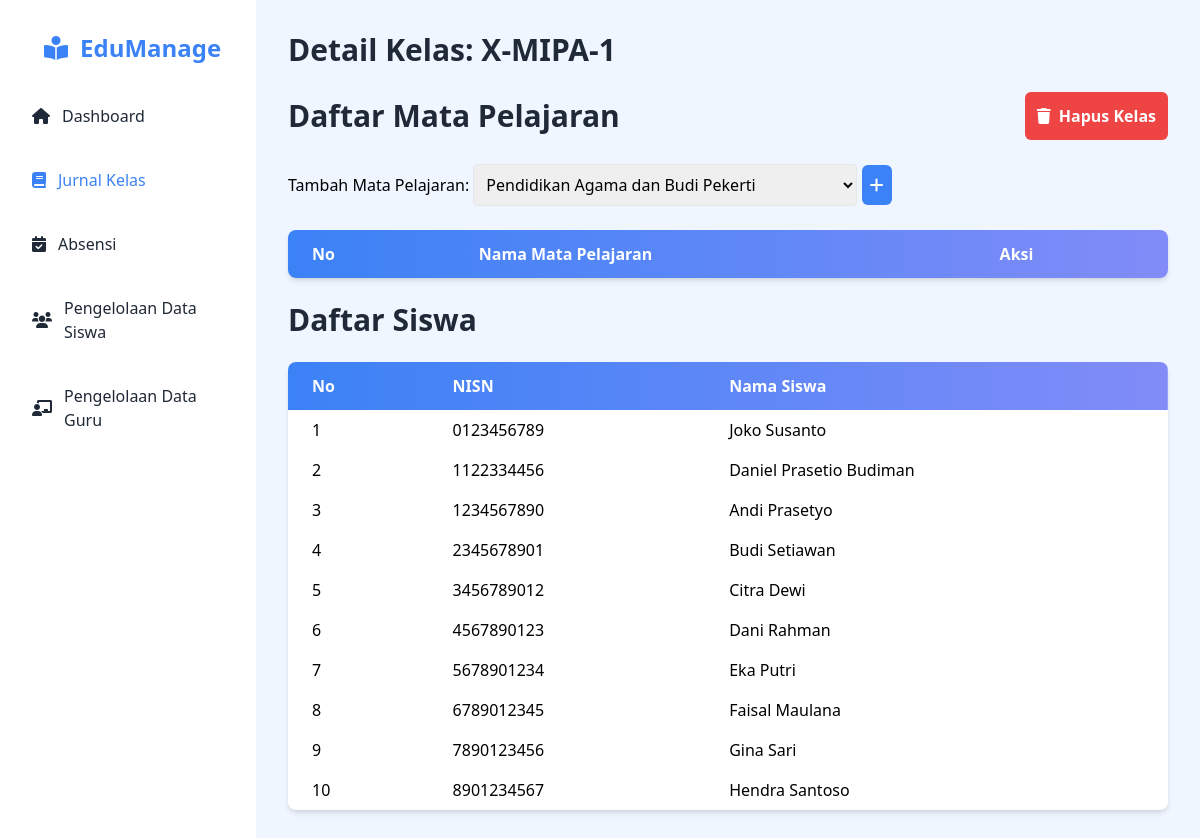
The app's page /index.php/jurnal/detail_kepsek/23 with its own data.
### tables this page shows
CREATE TABLE `kelas` (
  `id` int(11) NOT NULL,
  `nama_kelas` varchar(50) NOT NULL,
  `jurusan` enum('MIPA','IPS') NOT NULL,
  `tingkat` enum('X','XI','XII') NOT NULL
);

CREATE TABLE `siswa` (
  `nisn` varchar(20) NOT NULL,
  `nama` varchar(100) NOT NULL,
  `angkatan` year(4) NOT NULL,
  `kelas_id` int(11) NOT NULL,
  `password` varchar(255) NOT NULL
);

### application/controllers/Jurnal.php (called while the page is built, shortened)
<?php
class Jurnal extends CI_Controller {
    public function __construct()
    {
        $this->load->model('M_jurnal');
        $this->load->model('M_siswa');
    }
    public function detail_kepsek($kelas_id)
    {
        $kelas = $this->M_jurnal->get_kelas_by_id($kelas_id);
        $tingkat = $kelas->tingkat;
        $data['mata_pelajaran'] = $this->M_jurnal->get_mata_pelajaran_by_kelas($kelas_id);
        $data['all_mata_pelajaran'] = $this->M_jurnal->get_mata_pelajaran_by_tingkat($tingkat);
        $data['kelas'] = $kelas;
        $data['siswa'] = $this->M_siswa->get_siswa_by_kelas($kelas_id);
        $this->load->view('jurnal/V_kelas_kepsek', $data);
    }
}

### index.php (called while the page is built, shortened)
<?php
require_once BASEPATH.'core/CodeIgniter.php';

### application/models/M_jurnal.php (called while the page is built, shortened)
<?php
class M_jurnal extends CI_Model {
    public function get_kelas_by_id($id)
    {
        return $this->db->get_where('kelas', ['id' => $id])->row();
    }
    public function get_mata_pelajaran_by_tingkat($tingkat)
    {
        return $this->db->select('id_mata_pelajaran, nama_mata_pelajaran')
                        ->from('mata_pelajaran')
                        ->where('tingkat', $tingkat)
                        ->get()
                        ->result();
    }
}

### application/models/M_siswa.php (called while the page is built, shortened)
<?php
class M_siswa extends CI_Model {
    public function get_siswa_by_kelas($kelas_id)
    {
        return $this->db->get_where('siswa', ['kelas_id' => $kelas_id])->result();
    }
}

### application/views/jurnal/V_kelas_kepsek.php (the view, shortened to what this page needs)
<!DOCTYPE html>
<html lang="en">
<head>
    <script src="https://cdn.tailwindcss.com"></script>
    <link rel="stylesheet" href="https://cdnjs.cloudflare.com/ajax/libs/font-awesome/6.0.0-beta3/css/all.min.css">
</head>
<body class="bg-blue-50 font-sans">
    <div class="flex" id="app">
        <div class="bg-white text-gray-800 w-64 min-h-screen p-5 space-y-6 transition-all duration-300" id="sidebar">
            <ul class="space-y-4">
                <li><a href="<?= site_url('dashboard/dashboard_kepsek'); ?>" class="text-blue-500 flex items-center p-3 rounded-md text-2xl font-bold ml-3"><i class="fas fa-book-reader mr-3"></i>EduManage</a></li>
                <li><a href="<?= site_url('dashboard/dashboard_kepsek'); ?>" class="flex items-center hover:bg-gradient-to-r from-blue-500 to-indigo-400 hover:text-white p-3 rounded-md"><i class="fas fa-home mr-3"></i>Dashboard</a></li>
                <li><a href="<?= site_url('jurnal/jurnal_kepsek'); ?>" class="text-blue-500 flex items-center hover:bg-gradient-to-r from-blue-500 to-indigo-400 hover:text-white p-3 rounded-md"><i class="fas fa-book mr-3"></i>Jurnal Kelas</a></li>
                <li><a href="<?= site_url('absensi/absensi_kepsek'); ?>" class="flex items-center hover:bg-gradient-to-r from-blue-500 to-indigo-400 hover:text-white p-3 rounded-md"><i class="fas fa-calendar-check mr-3"></i>Absensi</a></li>
                <li><a href="<?= site_url('siswa/siswa_kepsek'); ?>" class="flex items-center hover:bg-gradient-to-r from-blue-500 to-indigo-400 hover:text-white p-3 rounded-md"><i class="fas fa-users mr-3"></i>Pengelolaan Data Siswa</a></li>
                <li><a href="<?= site_url('admin/admin_kepsek'); ?>" class="flex items-center hover:bg-gradient-to-r from-blue-500 to-indigo-400 hover:text-white p-3 rounded-md"><i class="fas fa-chalkboard-teacher mr-3"></i>Pengelolaan Data Guru</a></li>
            </ul>
        </div>
        <div class="flex-1 p-8 space-y-6 transition-all duration-300" id="content">
            <h1 class="text-3xl font-bold text-gray-800 mb-4">
                Detail Kelas: <?= $kelas->tingkat . '-' . $kelas->jurusan . '-' . $kelas->nama_kelas; ?>
            </h1>
            <div class="flex justify-between items-center mb-6">
                <h1 class="text-3xl font-bold text-gray-800">Daftar Mata Pelajaran</h1>
                <a href="<?= site_url('jurnal/hapus_kepsek/' . $kelas->id); ?>"
                class="bg-red-500 font-bold text-white p-3 rounded-md inline-block transform transition-transform duration-300 hover:scale-110 hover:bg-gradient-to-r from-red-500 to-pink-600"
                onclick="return confirm('Apakah Anda yakin ingin menghapus kelas ini?');">
                    <i class="fas fa-trash mr-2"></i>Hapus Kelas
                </a>
            </div>
            <form method="POST" action="<?= site_url('jurnal/tambah_mata_pelajaran/' . $kelas->id); ?>">
                <label for="id_mata_pelajaran">Tambah Mata Pelajaran:</label>
                <select name="id_mata_pelajaran" id="id_mata_pelajaran" class="border rounded p-2">
                    <?php foreach ($all_mata_pelajaran as $mp): ?>
                        <?php if (!in_array($mp->id_mata_pelajaran, array_column($mata_pelajaran, 'id_mata_pelajaran'))): ?>
                            <option value="<?= $mp->id_mata_pelajaran; ?>"><?= $mp->nama_mata_pelajaran; ?> </option>
                        <?php endif; ?>
                    <?php endforeach; ?>
                </select>
                <button type="submit" class="bg-blue-500 text-white p-2 rounded-md inline-block transform transition-transform duration-300 hover:scale-110 hover:bg-gradient-to-r from-blue-500 to-indigo-500">
                    <i class="fas fa-add"></i>
                </button>
            </form>
            <div class="bg-white shadow-md rounded-lg overflow-x-auto">
                <table class="min-w-full table-auto border-collapse">
                    <thead class="bg-gradient-to-r from-blue-500 to-indigo-400 text-white">
                        <tr>
                            <th class="py-3 px-6 text-left">No</th>
                            <th class="py-3 px-6 text-left">Nama Mata Pelajaran</th>
                            <th class="py-3 px-6 text-left">Aksi</th>
                        </tr>
                    </thead>
                </table>
            </div>
            <div class="flex justify-between items-center mb-6">
                <h1 class="text-3xl font-bold text-gray-800">Daftar Siswa</h1>
            </div>
            <div class="bg-white shadow-md rounded-lg overflow-x-auto">
                <table class="min-w-full table-auto border-collapse">
                    <thead class="bg-gradient-to-r from-blue-500 to-indigo-400 text-white">
                        <tr>
                            <th class="py-3 px-6 text-left">No</th>
                            <th class="py-3 px-6 text-left">NISN</th>
                            <th class="py-3 px-6 text-left">Nama Siswa</th>
                        </tr>
                    </thead>
                    <tbody>
                        <?php $no = 1; foreach ($siswa as $s): ?>
                            <tr class="hover:bg-gradient-to-r from-blue-200 to-indigo-200">
                                <td class="py-2 px-6"><?= $no++; ?></td>
                                <td class="py-2 px-6"><?= $s->nisn; ?></td>
                                <td class="py-2 px-6"><?= $s->nama; ?></td>
                            </tr>
                        <?php endforeach; ?>
                    </tbody>
                </table>
            </div>
        </div>
    </div>
</body>
</html>

### records on screen
kelas: tingkat "X", jurusan "MIPA", nama_kelas "1"
siswa: nisn "0123456789", nama "Joko Susanto"
siswa: nisn "1122334456", nama "Daniel Prasetio Budiman"
siswa: nisn "1234567890", nama "Andi Prasetyo"
siswa: nisn "2345678901", nama "Budi Setiawan"
siswa: nisn "3456789012", nama "Citra Dewi"
siswa: nisn "4567890123", nama "Dani Rahman"
siswa: nisn "5678901234", nama "Eka Putri"
siswa: nisn "6789012345", nama "Faisal Maulana"
siswa: nisn "7890123456", nama "Gina Sari"
siswa: nisn "8901234567", nama "Hendra Santoso"

### other values on screen
form field id_mata_pelajaran "Pendidikan Agama dan Budi Pekerti"
